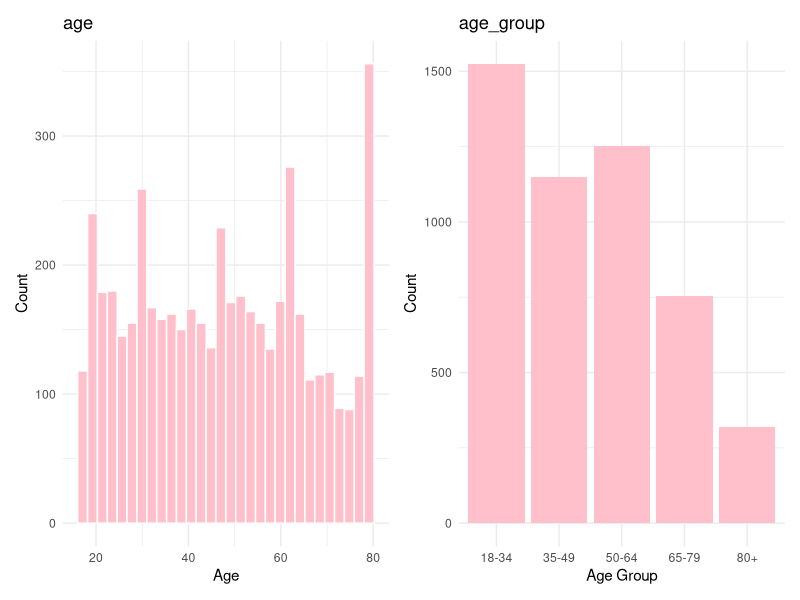
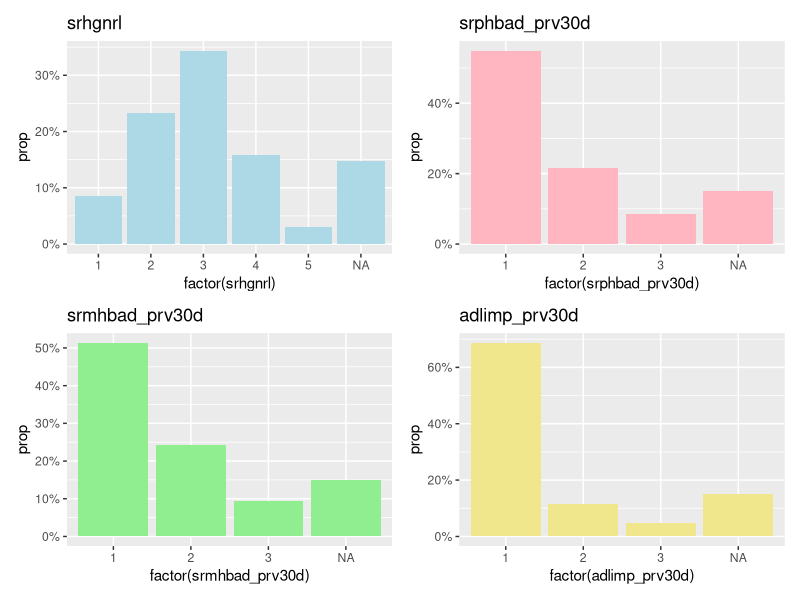
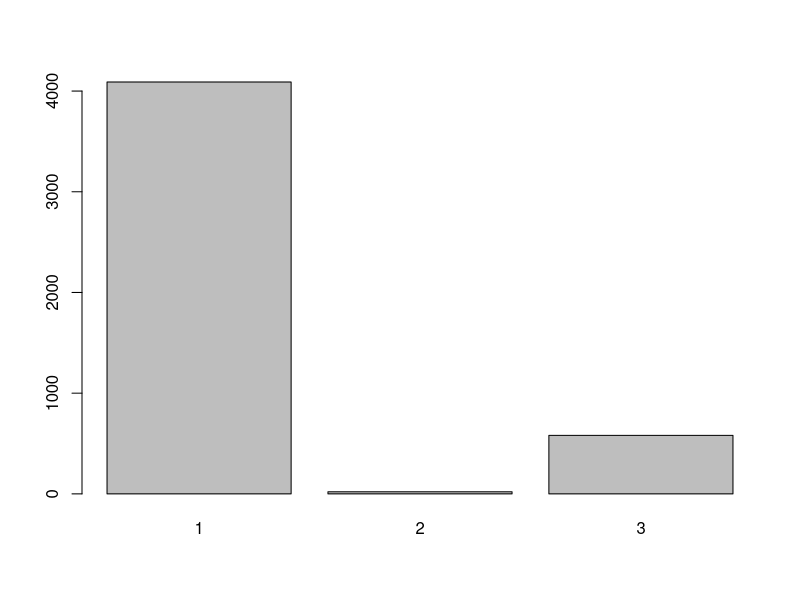
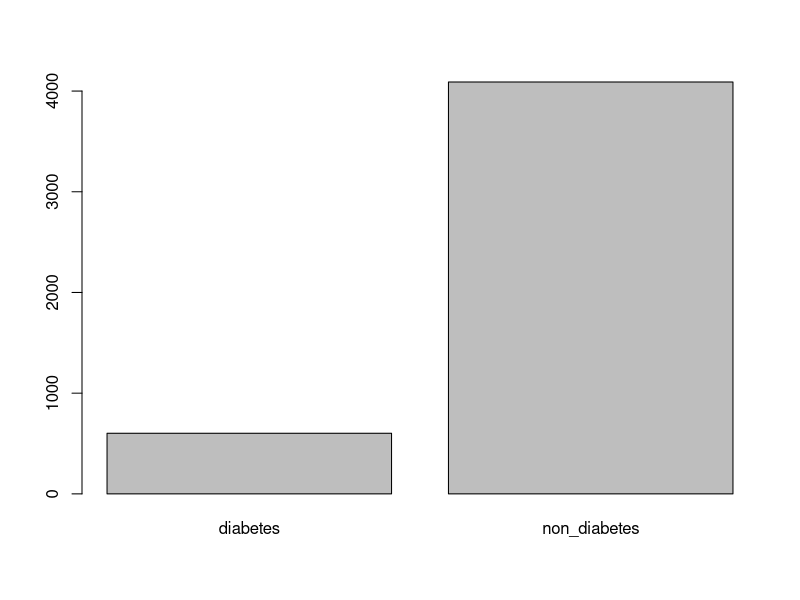

Recreate these plots in R, in order.
## ---- chunk 1

data <- read.csv2("../data/NHANES1.csv",row.names = 1)
data_raw <- data

categories <- list(
  demographic_data = c("seqn","age","educ","martlst","male","ethnic","increl","age.cat","age_bin"),
  examination_data  = c("weight","height","bmi","rr_sys","rr_dia","bmi_cat"),
  dietary_data = c("rdyfood_prvmo","frzfood_prvmo","milk_month"),
  laboratory_data = c("cd","pb","hg","hdl","logHdl","hivpos")
)

categories$questionnaire_data <- setdiff(names(data), unlist(categories))
cat_df <- stack(categories)
names(cat_df) <- c("variable", "category")

summary_table <- data.frame(
  variable = names(data),                 
  type = sapply(data, class),
  missing = colSums(is.na(data)),
  stringsAsFactors = FALSE
)

summary_table <- merge(summary_table, cat_df, by = "variable", all.x = TRUE)

summary_table [1:5,]
## ---- chunk 2

library(ggplot2) 

plot_age <- ggplot(data, aes(x = age)) +
  geom_histogram(fill = "pink", color = "white",bins = 30) +
  labs(title = "age",x = "Age",y = "Count") +
  theme_minimal()

library(dplyr)
data <- data %>%
  mutate(
    age_group = case_when(
      age < 18 ~ "0-17",
      age >= 18 & age < 35 ~ "18-34",
      age >= 35 & age < 50 ~ "35-49",
      age >= 50 & age < 65 ~ "50-64",
      age >= 65 & age < 80 ~ "65-79",
      age >= 80 ~ "80+"
    )
  )

plot_age_cate <-ggplot(data, aes(x=factor(age_group))) + geom_bar(fill = "pink") + 
  labs(title = "age_group", x = "Age Group", y = "Count") +
  theme_minimal()


library(patchwork)
(plot_age | plot_age_cate) 
## ---- chunk 3

library(dplyr)
        
data <- data %>%
  mutate(martlst = ifelse(is.na(martlst), 77, martlst))

data %>%
  count(martlst) %>%
  mutate(perc = round(100 * n / sum(n), 1))

## ---- chunk 4


library(scales)

p1 <- ggplot(data, aes(x = factor(srhgnrl), y = after_stat(prop), group = 1)) +
  geom_bar(aes(y = after_stat(prop)), fill = "lightblue") +
  scale_y_continuous(labels = percent_format()) +
  labs(title = "srhgnrl")

p2 <- ggplot(data, aes(x = factor(srphbad_prv30d), y = after_stat(prop), group = 1)) +
  geom_bar(aes(y = after_stat(prop)), fill = "lightpink") +
  scale_y_continuous(labels = percent_format()) +
  labs(title = "srphbad_prv30d")

p3 <- ggplot(data, aes(x = factor(srmhbad_prv30d), y = after_stat(prop), group = 1)) +
  geom_bar(aes(y = after_stat(prop)), fill = "lightgreen") +
  scale_y_continuous(labels = percent_format()) +
  labs(title = "srmhbad_prv30d")

p4 <- ggplot(data, aes(x = factor(adlimp_prv30d), y = after_stat(prop), group = 1)) +
  geom_bar(aes(y = after_stat(prop)), fill = "khaki") +
  scale_y_continuous(labels = percent_format()) +
  labs(title = "adlimp_prv30d")

library(patchwork)
(p1 | p2) / (p3 | p4)   # 上下排列输出

## ---- chunk 5

library(dplyr)
library(tidyr)
library(ggplot2)
library(knitr)
library(broom)

self_vars <- c("srhgnrl","srphbad_prv30d","srmhbad_prv30d","adlimp_prv30d")
depr_vars <- paste0("phq", 1:9)

self_health <- data %>%
  select(seqn, hivpos, age_group, male, increl,
         all_of(self_vars), all_of(depr_vars)) %>%
  mutate(
    phq_total = rowSums(across(all_of(depr_vars)), na.rm = TRUE),
    dep_group = case_when(
      phq_total <= 4  ~ "None-minimal",
      phq_total <= 9  ~ "Mild",
      phq_total <= 14 ~ "Moderate",
      phq_total <= 19 ~ "Moderately severe",
      TRUE            ~ "Severe" 
      ),

    dep_group = factor(
      dep_group,
      levels = c("None-minimal", "Mild", "Moderate", "Moderately severe", "Severe"),
      ordered = TRUE
    )
  )

self_health <- self_health %>%
  mutate(missing_self = if_else(
    rowSums(is.na(select(., all_of(self_vars)))) > 0, 1, 0
  ))


by_gender <- self_health %>%
  group_by(male) %>%
  summarise(
    n = n(),
    n_missing = sum(missing_self),
    pct_missing = round(100 * n_missing / n, 1)
  ) %>%
  mutate(group = "Gender")

by_age <- self_health %>%
  group_by(age_group) %>%
  summarise(
    n = n(),
    n_missing = sum(missing_self),
    pct_missing = round(100 * n_missing / n, 1)
  ) %>%
  mutate(group = "Age Group")

# na included
by_increl <- self_health %>%
  group_by(increl) %>%
  summarise(
    n = n(),
    n_missing = sum(missing_self),
    pct_missing = round(100 * n_missing / n, 1)
  )

by_dep <- self_health %>%
  group_by(dep_group) %>%
  summarise(
    n = n(),
    n_missing = sum(missing_self),
    pct_missing = round(100 * n_missing / n, 1)
  )


by_gender
by_age
by_increl
by_dep 

chisq.test(table(self_health$male,       self_health$missing_self, useNA = "ifany"))
chisq.test(table(self_health$age_group,  self_health$missing_self, useNA = "ifany"))
chisq.test(table(self_health$dep_group,  self_health$missing_self, useNA = "ifany"))

chisq.test(table(self_health$increl,self_health$missing_self,useNA = "ifany"))
chisq.test(table(self_health$increl,self_health$missing_self))





## ---- chunk 6

table(data$diab_lft, useNA = "ifany")
table(data$diab_lft)
barplot(table(data$diab_lft))

data <- data %>%
  mutate(
    diabetes_status = case_when(
      diab_lft == 1 ~ "non_diabetes",
      diab_lft == 2 | diab_lft == 3 ~ "diabetes",
      TRUE ~ NA_character_
    )
  )

table(data$diabetes_status, useNA = "ifany")
barplot( table(data$diabetes_status))

library(broom)

x <- sum(data$diabetes_status == "diabetes", na.rm = TRUE)
n <- sum(!is.na(data$diabetes_status))

result <- binom.test(x, n)
tidy(result)

